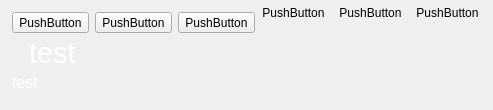
<?xml version="1.0" encoding="UTF-8"?>
<ui version="4.0">
 <class>TeaClockClass</class>
 <widget class="QWidget" name="TeaClockClass">
  <property name="geometry">
   <rect>
    <x>0</x>
    <y>0</y>
    <width>208</width>
    <height>110</height>
   </rect>
  </property>
  <property name="windowTitle">
   <string>TeaClock</string>
  </property>
  <layout class="QGridLayout" name="gridLayout_2">
   <property name="horizontalSpacing">
    <number>0</number>
   </property>
   <property name="verticalSpacing">
    <number>3</number>
   </property>
   <property name="margin">
    <number>2</number>
   </property>
   <item row="1" column="0">
    <spacer name="horizontalSpacer_2">
     <property name="orientation">
      <enum>Qt::Horizontal</enum>
     </property>
     <property name="sizeType">
      <enum>QSizePolicy::Fixed</enum>
     </property>
     <property name="sizeHint" stdset="0">
      <size>
       <width>10</width>
       <height>5</height>
      </size>
     </property>
    </spacer>
   </item>
   <item row="1" column="1">
    <layout class="QHBoxLayout" name="horizontalLayout">
     <property name="topMargin">
      <number>10</number>
     </property>
     <item>
      <widget class="QToolButton" name="playPauseButton">
       <property name="text">
        <string>PushButton</string>
       </property>
       <property name="icon">
        <iconset>
         <normaloff>:/icons/play</normaloff>:/icons/play</iconset>
       </property>
       <property name="iconSize">
        <size>
         <width>24</width>
         <height>24</height>
        </size>
       </property>
       <property name="autoRaise">
        <bool>false</bool>
       </property>
      </widget>
     </item>
     <item>
      <widget class="QToolButton" name="stopButton">
       <property name="text">
        <string>PushButton</string>
       </property>
       <property name="icon">
        <iconset>
         <normaloff>:/icons/stop</normaloff>:/icons/stop</iconset>
       </property>
       <property name="iconSize">
        <size>
         <width>24</width>
         <height>24</height>
        </size>
       </property>
       <property name="autoRaise">
        <bool>false</bool>
       </property>
      </widget>
     </item>
     <item>
      <widget class="QToolButton" name="restartButton">
       <property name="text">
        <string>PushButton</string>
       </property>
       <property name="icon">
        <iconset>
         <normaloff>:/icons/refresh</normaloff>:/icons/refresh</iconset>
       </property>
       <property name="iconSize">
        <size>
         <width>24</width>
         <height>24</height>
        </size>
       </property>
       <property name="autoRaise">
        <bool>false</bool>
       </property>
      </widget>
     </item>
    </layout>
   </item>
   <item row="1" column="5">
    <spacer name="horizontalSpacer">
     <property name="orientation">
      <enum>Qt::Horizontal</enum>
     </property>
     <property name="sizeHint" stdset="0">
      <size>
       <width>40</width>
       <height>20</height>
      </size>
     </property>
    </spacer>
   </item>
   <item row="1" column="6">
    <layout class="QHBoxLayout" name="horizontalLayout_2">
     <property name="spacing">
      <number>0</number>
     </property>
     <property name="sizeConstraint">
      <enum>QLayout::SetFixedSize</enum>
     </property>
     <property name="rightMargin">
      <number>5</number>
     </property>
     <property name="bottomMargin">
      <number>10</number>
     </property>
     <item>
      <widget class="QToolButton" name="stayOnTopButton">
       <property name="text">
        <string>PushButton</string>
       </property>
       <property name="icon">
        <iconset resource="teaclock.qrc">
         <normaloff>:/icons/anchor</normaloff>:/icons/anchor</iconset>
       </property>
       <property name="iconSize">
        <size>
         <width>16</width>
         <height>16</height>
        </size>
       </property>
       <property name="checkable">
        <bool>true</bool>
       </property>
       <property name="autoRaise">
        <bool>true</bool>
       </property>
      </widget>
     </item>
     <item>
      <widget class="QToolButton" name="minimizeButton">
       <property name="text">
        <string>PushButton</string>
       </property>
       <property name="icon">
        <iconset resource="teaclock.qrc">
         <normaloff>:/icons/down</normaloff>:/icons/down</iconset>
       </property>
       <property name="iconSize">
        <size>
         <width>16</width>
         <height>16</height>
        </size>
       </property>
       <property name="autoRaise">
        <bool>true</bool>
       </property>
      </widget>
     </item>
     <item>
      <widget class="QToolButton" name="exitButton">
       <property name="text">
        <string>PushButton</string>
       </property>
       <property name="icon">
        <iconset resource="teaclock.qrc">
         <normaloff>:/icons/exit</normaloff>:/icons/exit</iconset>
       </property>
       <property name="iconSize">
        <size>
         <width>16</width>
         <height>16</height>
        </size>
       </property>
       <property name="autoRaise">
        <bool>true</bool>
       </property>
      </widget>
     </item>
    </layout>
   </item>
   <item row="7" column="1">
    <spacer name="verticalSpacer">
     <property name="orientation">
      <enum>Qt::Vertical</enum>
     </property>
     <property name="sizeHint" stdset="0">
      <size>
       <width>20</width>
       <height>40</height>
      </size>
     </property>
    </spacer>
   </item>
   <item row="5" column="1" colspan="6">
    <widget class="QLabel" name="timeLabel">
     <property name="font">
      <font>
       <pointsize>22</pointsize>
      </font>
     </property>
     <property name="styleSheet">
      <string notr="true">color: rgb(255, 255, 255);
padding-left: 10px;</string>
     </property>
     <property name="text">
      <string>test</string>
     </property>
    </widget>
   </item>
   <item row="6" column="1" colspan="6">
    <widget class="QLabel" name="descriptionLabel">
     <property name="font">
      <font>
       <pointsize>12</pointsize>
      </font>
     </property>
     <property name="styleSheet">
      <string>color: rgb(255, 255, 255);</string>
     </property>
     <property name="text">
      <string>test</string>
     </property>
    </widget>
   </item>
  </layout>
 </widget>
 <layoutdefault spacing="6" margin="11"/>
 <resources>
  <include location="teaclock.qrc"/>
 </resources>
 <connections/>
</ui>
